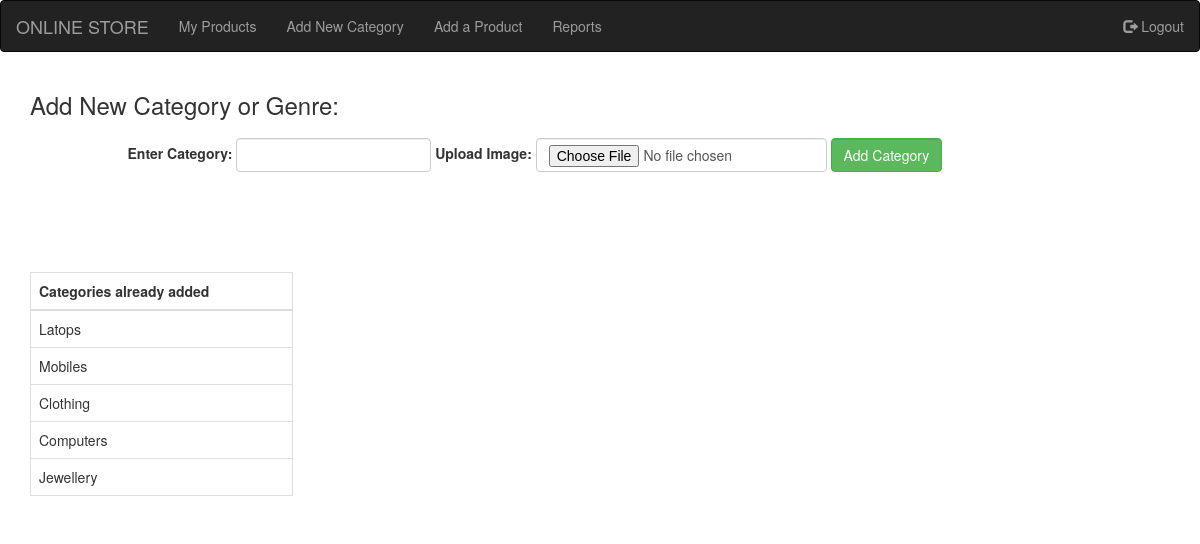
Page /procate/ on the committed database.
### product/models.py (models this page shows, shortened)
class Cate(models.Model):
    cate_name = models.CharField(max_length=100)
    cate_img = models.ImageField(upload_to='')

### product/views.py (the view, shortened to what this page needs)
# urls.py: path('procate/', views.pro_add_cate, name='pro_add_cate'),
def pro_add_cate(request):
    template = loader.get_template('provider/pro_add_cate.html')
    context = {'mess': ""}
    context['cobj'] = cobj = Cate.objects.all()
    return HttpResponse(template.render(context, request))

### templates/provider/pro_add_cate.html (shortened to what this page needs)
{% extends 'provider/pro_base.html' %}
{% load static %}
    {% block pro_body %}
        <div class="container">
            <div class="row"><div class="col-sm-12"><h3>Add New Category or Genre: </h3></div></div>
            <div class="row">
                <div class="col-sm-1"></div>
                <div class="col-sm-10">
                    <form class="form-inline" enctype="multipart/form-data" action="{% url 'pro_add_cate' %}" method="POST">{% csrf_token %}
                        <div class="form-group">
                            <label for="text"> Enter Category: </label>
                            <input type="text" name="cate" class="form-control" required />
                        </div>
                        <div class="form-group">
                            <label for="text"> Upload Image: </label>
                            <input type="file" name="fimg" class="form-control" required />
                        </div>
                        <div class="form-group">
                            <input type="submit"  class="form-control btn btn-success" value="Add Category"/>
                        </div>
                    </form>
                </div>
                <div class="col-sm-1"></div>
            </div>
            <div class="row">
                <div class="col-sm-3">
                    <table class="table table-bordered">
                        <thead><tr><th>Categories already added</th></tr></thead>
                        <tbody>
                            {% for x in cobj %}
                                <tr><td>{{ x.cate_name }}</td></tr>
                            {% endfor %}
                        </tbody>
                    </table>
                </div>
                <div class="col-sm-9"></div>
            </div>
        </div>
    {% endblock %}

### static/css/mycss/sample.css (style rules this page uses)
td { white-space: -o-pre-wrap; word-wrap: break-word; white-space: pre-wrap; white-space: -moz-pre-wrap; text-align: left; }
table { table-layout: fixed; width: 100% }

### rows in the picture
Cate: cate_name "Latops"
Cate: cate_name "Mobiles"
Cate: cate_name "Clothing"
Cate: cate_name "Computers"
Cate: cate_name "Jewellery"
